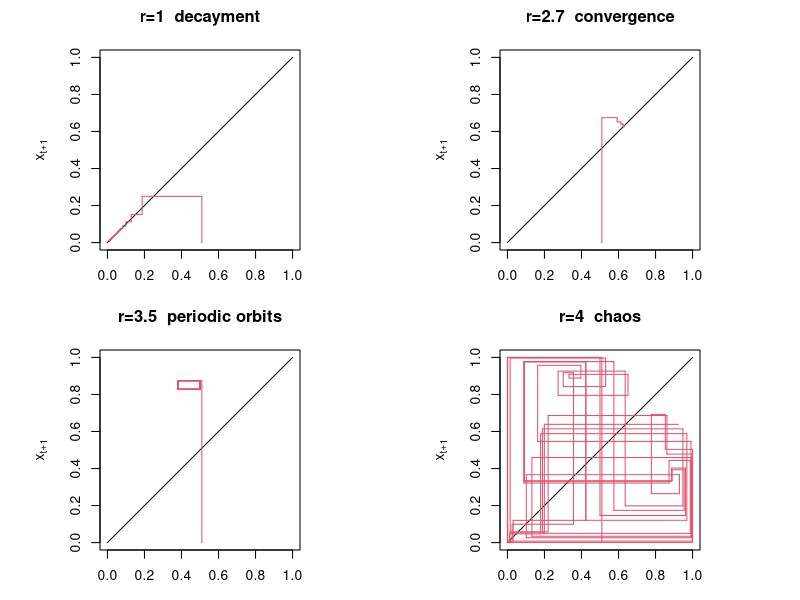
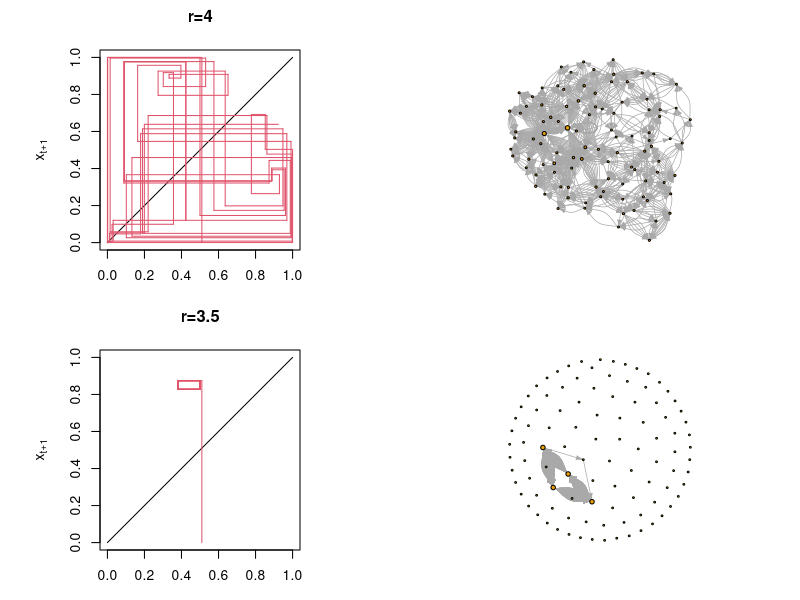

These figures' R source, in order:
## ---- chunk 1
x  <- seq(0,1,length=10)
par(pin=c(2,2))
par(mfrow=c(2,2))

plot(x,x,xlab=expression("x"[t]), ylab=expression("x"[t+1]), type="l", main=paste(expression("r=1")," decayment"))
x1 <- 0.51
y1 <- 0
for(i in c(1:100))
  {
    x2 <- x1
    y2 <- 1*x1*(1-x1)
    
    if(i%%2==1)
      { 
        lines(c(x1,x2),c(y1,y2),col=2)
      }
    else
      {
        lines(c(y1,y2),c(x1,x2), col=2)
      }
    
    x1 <- y2
    y1 <- x2
  }
plot(x,x,xlab=expression("x"[t]), ylab=expression("x"[t+1]), type="l", main=paste(expression("r=2.7")," convergence"))
x1 <- 0.51
y1 <- 0
for(i in c(1:100))
  {
    x2 <- x1
    y2 <- 2.7*x1*(1-x1)
    
    if(i%%2==1)
      { 
        lines(c(x1,x2),c(y1,y2),col=2)
      }
    else
      {
        lines(c(y1,y2),c(x1,x2), col=2)
      }
    
    x1 <- y2
    y1 <- x2
  }
plot(x,x,xlab=expression("x"[t]), ylab=expression("x"[t+1]), type="l", main=paste(expression("r=3.5")," periodic orbits"))
x1 <- 0.51
y1 <- 0
for(i in c(1:100))
  {
    x2 <- x1
    y2 <- 3.5*x1*(1-x1)
    
    if(i%%2==1)
      { 
        lines(c(x1,x2),c(y1,y2),col=2)
      }
    else
      {
        lines(c(y1,y2),c(x1,x2), col=2)
      }
    
    x1 <- y2
    y1 <- x2
  }
plot(x,x,xlab=expression("x"[t]), ylab=expression("x"[t+1]), type="l", main=paste(expression("r=4")," chaos"))
x1 <- 0.51
y1 <- 0
for(i in c(1:100))
  {
    x2 <- x1
    y2 <- 4*x1*(1-x1)
    
    if(i%%2==1)
      { 
        lines(c(x1,x2),c(y1,y2),col=2)
      }
    else
      {
        lines(c(y1,y2),c(x1,x2), col=2)
      }
    
    x1 <- y2
    y1 <- x2
  }
## ---- chunk 2
  library(igraph)
  generateLayout <- function(g, seed=1, niter=1000, scalingf=1, smallestN=1)
  {
    set.seed(seed)
  
    L     <- layout.kamada.kawai(g, niter=niter)
    L[,1] <- (L[,1]-min(L[,1]))/(max(L[,1])-min(L[,1]))*2-1
    L[,2] <- (L[,2]-min(L[,2]))/(max(L[,2])-min(L[,2]))*2-1
  
    L     <- cbind(L, degree(g, V(g)))
    maxk  <- max(L[,3])
    L[,3] <- smallestN+(scalingf*L[,3]/maxk)
    return(L)
  }

x  <- seq(0,1,length=10)
#par(pin=c(2,2))
par(mfrow=c(2,2))

plot(x,x,xlab=expression("x"[t]), ylab=expression("x"[t+1]), type="l", main=paste(expression("r=4")))
x1 <- 0.51
y1 <- 0
for(i in c(1:100))
  {
    x2 <- x1
    y2 <- 4*x1*(1-x1)
    
    if(i%%2==1)
      { 
        lines(c(x1,x2),c(y1,y2),col=2)
      }
    else
      {
        lines(c(y1,y2),c(x1,x2), col=2)
      }
    
    x1 <- y2
    y1 <- x2
  }

  my_graph         <- graph.empty(0,directed=TRUE)
  my_graph         <- add.vertices(my_graph, 100)
  V(my_graph)$name <- c(1:100)
  bins             <- seq(0,1.0001,length=(1+100))
  x0               <- 0.51
  r                <- 4
  n_iter           <- 1000
  for(iteration in c(1:n_iter))
  {
    x1       <- r*x0*(1-x0)
    myBin    <- findInterval(c(x0, x1), bins)
    my_graph <- add.edges(my_graph, myBin, directed=TRUE)
    x0       <- x1
  } 

  n_iter <- 1000
  L      <- generateLayout(my_graph, niter=n_iter, scalingf=3, smallestN=2)
  e_W    <- 0.7   #input$edge_width
  a_S    <- 0.3   #input$arrow_size
  v_S    <- L[,3] #input$vertex_size
  v_L    <- ""
  plot(my_graph, layout=L[,c(1,2)], edge.width=e_W, edge.arrow.size=a_S, vertex.label=v_L, vertex.size=v_S)
  
  

  plot(x,x,xlab=expression("x"[t]), ylab=expression("x"[t+1]), type="l", main=paste(expression("r=3.5")))
x1 <- 0.51
y1 <- 0
for(i in c(1:100))
  {
    x2 <- x1
    y2 <- 3.5*x1*(1-x1)
    
    if(i%%2==1)
      { 
        lines(c(x1,x2),c(y1,y2),col=2)
      }
    else
      {
        lines(c(y1,y2),c(x1,x2), col=2)
      }
    
    x1 <- y2
    y1 <- x2
  }

  my_graph         <- graph.empty(0,directed=TRUE)
  my_graph         <- add.vertices(my_graph, 100)
  V(my_graph)$name <- c(1:100)
  bins             <- seq(0,1.0001,length=(1+100))
  x0               <- 0.51
  r                <- 3.5
  n_iter           <- 1000
  for(iteration in c(1:n_iter))
  {
    x1       <- r*x0*(1-x0)
    myBin    <- findInterval(c(x0, x1), bins)
    my_graph <- add.edges(my_graph, myBin, directed=TRUE)
    x0       <- x1
  } 

  n_iter <- 1000
  L      <- generateLayout(my_graph, niter=n_iter, scalingf=3, smallestN=2)
  e_W    <- 0.7   #input$edge_width
  a_S    <- 0.3   #input$arrow_size
  v_S    <- L[,3] #input$vertex_size
  v_L    <- ""
  plot(my_graph, layout=L[,c(1,2)], edge.width=e_W, edge.arrow.size=a_S, vertex.label=v_L, vertex.size=v_S)
